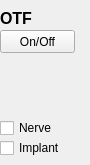
     <widget class="QWidget" name="Orthodontic">
      <attribute name="title">
       <string>Orthodontic</string>
      </attribute>
      <widget class="QCheckBox" name="m_checkBoxNerveORTHO">
       <property name="geometry">
        <rect>
         <x>0</x>
         <y>120</y>
         <width>81</width>
         <height>16</height>
        </rect>
       </property>
       <property name="text">
        <string>Nerve</string>
       </property>
      </widget>
      <widget class="QLabel" name="MeasureLabel_15">
       <property name="geometry">
        <rect>
         <x>0</x>
         <y>10</y>
         <width>71</width>
         <height>16</height>
        </rect>
       </property>
       <property name="font">
        <font>
         <family>Arial</family>
         <pointsize>12</pointsize>
         <weight>75</weight>
         <bold>true</bold>
        </font>
       </property>
       <property name="text">
        <string>OTF</string>
       </property>
      </widget>
      <widget class="QToolButton" name="m_btnOTFonoffORTHO">
       <property name="geometry">
        <rect>
         <x>0</x>
         <y>30</y>
         <width>75</width>
         <height>23</height>
        </rect>
       </property>
       <property name="text">
        <string>On/Off</string>
       </property>
      </widget>
      <widget class="QCheckBox" name="m_checkBoxImplantORTHO">
       <property name="geometry">
        <rect>
         <x>0</x>
         <y>140</y>
         <width>81</width>
         <height>16</height>
        </rect>
       </property>
       <property name="text">
        <string>Implant</string>
       </property>
      </widget>
     </widget>
